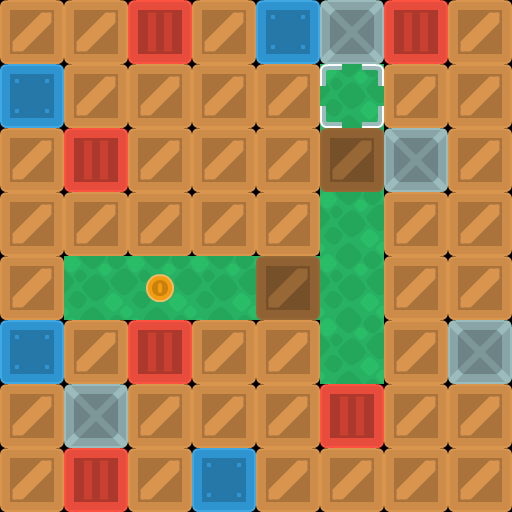

Rendered tile map (Tiled .tmx) drawn with the repository's tilesets; below, a short description and the full map source, tile grids included:
An orthogonal 8x8 tile map with 64x64 px tiles, 4 tile layers (background, walls, objects, boxes).

<map version="1.10" tiledversion="1.11.2" orientation="orthogonal" renderorder="right-down" width="8" height="8" tilewidth="64" tileheight="64" infinite="0" nextlayerid="6" nextobjectid="1">
 <properties>
  <property name="character_bottom" value="[[0, 5], [1, 5], [2, 5]]" />
  <property name="character_left" value="[[3, 7], [4, 7], [5, 7]]" />
  <property name="character_right" value="[[0, 7], [1, 7], [2, 7]]" />
  <property name="character_top" value="[[3, 5], [4, 5], [5, 5]]" />
 </properties>
 <tileset firstgid="1" source="sokoban_tilesheet.tsx" />
 <layer id="4" name="background" width="8" height="8">
  <data encoding="csv">
0,0,0,0,0,0,0,0,
0,0,0,0,0,89,0,0,
0,0,0,0,0,89,0,0,
0,0,0,0,0,89,0,0,
0,89,89,89,89,89,0,0,
0,0,0,0,0,89,0,0,
0,0,0,0,0,0,0,0,
0,0,0,0,0,0,0,0
  </data>
 </layer>
 <layer id="1" name="walls" width="8" height="8">
  <data encoding="csv">
2,2,3,2,4,6,3,2,
4,2,2,2,2,0,2,2,
2,3,2,2,2,0,6,2,
2,2,2,2,2,0,2,2,
2,0,0,0,0,0,2,2,
4,2,3,2,2,0,2,6,
2,6,2,2,2,3,2,2,
2,3,2,4,2,2,2,2
  </data>
 </layer>
 <layer id="3" name="objects" width="8" height="8">
  <data encoding="csv">
0,0,0,0,0,0,0,0,
0,0,0,0,0,40,0,0,
0,0,0,0,0,0,0,0,
0,0,0,0,0,0,0,0,
0,0,75,0,0,0,0,0,
0,0,0,0,0,0,0,0,
0,0,0,0,0,0,0,0,
0,0,0,0,0,0,0,0
  </data>
 </layer>
 <layer id="5" name="boxes" width="8" height="8">
  <data encoding="csv">
0,0,0,0,0,0,0,0,
0,0,0,0,0,0,0,0,
0,0,0,0,0,15,0,0,
0,0,0,0,0,0,0,0,
0,0,0,0,15,0,0,0,
0,0,0,0,0,0,0,0,
0,0,0,0,0,0,0,0,
0,0,0,0,0,0,0,0
  </data>
 </layer>
</map>
